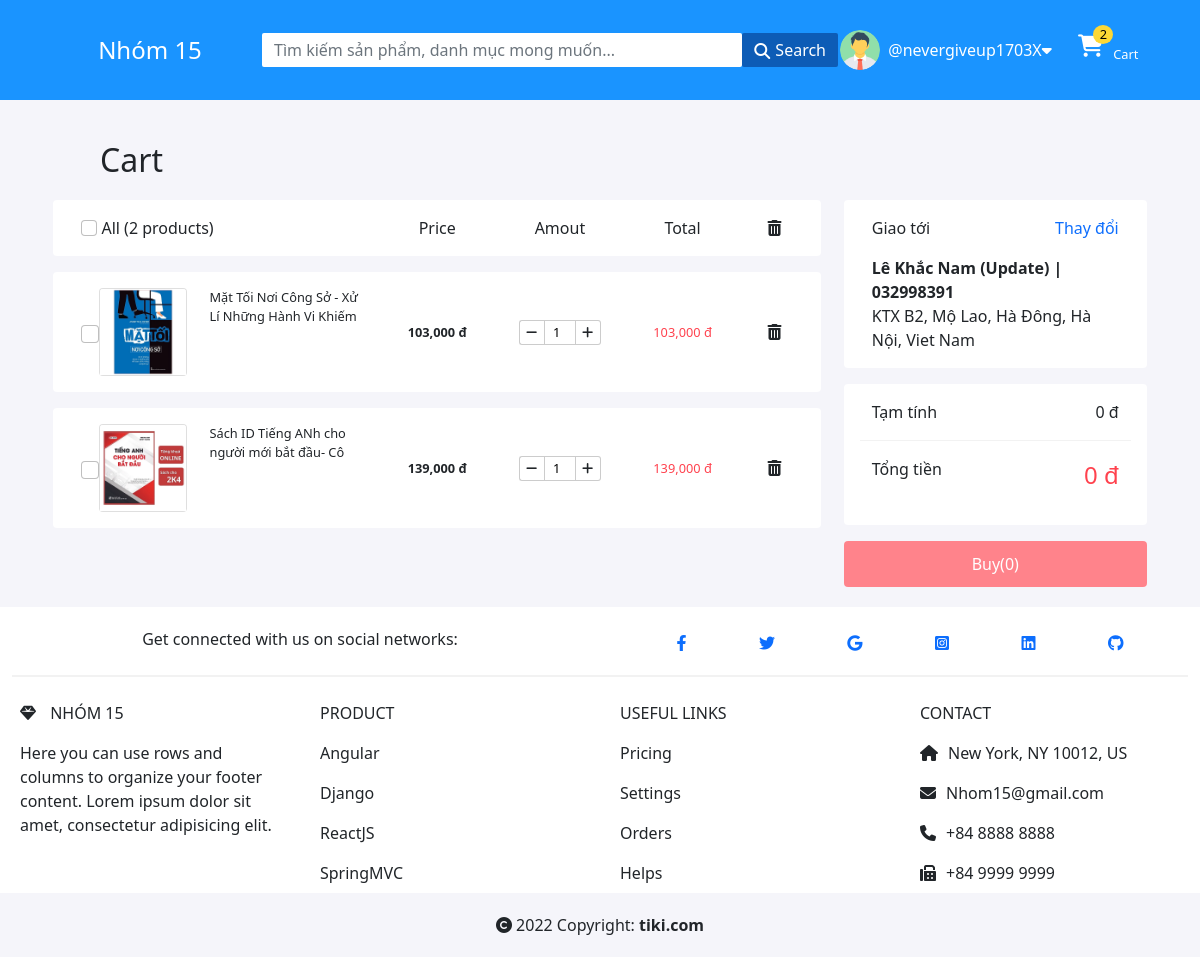
Page /cart/ (signed in) on the committed database.
### base/models.py (models this page shows, shortened)
class User(AbstractUser):
    functionality_of_user = models.ForeignKey(Function, on_delete=models.CASCADE, null=True, blank=True)
    name = models.CharField(max_length=200, null=True, blank=True)
    email = models.EmailField(unique=True, null=True)
    bio = models.TextField(null=True, blank=True)
    avatar = models.ImageField(null=True, default="avatar.png")
    full_name = models.TextField(max_length=100, null=True, blank=True)
    phone_number = models.CharField(max_length=20, null=True, blank=True)
    USERNAME_FIELD = 'email'
    REQUIRED_FIELDS = []

class Cart(models.Model):
    user = models.OneToOneField(User, on_delete = models.CASCADE)
    order = models.ManyToManyField(OrderProduct, blank=True)

class OrderProduct(models.Model):
    user = models.ForeignKey(User, on_delete=models.CASCADE)
    product = models.ForeignKey(Product, on_delete=models.CASCADE)
    quantity = models.IntegerField(default=0)
    checked = models.BooleanField(default=False)
    updated = models.DateTimeField(auto_now= True)
    created = models.DateTimeField(auto_now_add=True)
    class Meta:
        ordering = ['-created']
    def total_price(seft):
        return seft.product.price * seft.quantity

class Product(models.Model):
    category = models.ForeignKey(Category, on_delete=models.SET_NULL, null=True, blank=True)
    name = models.CharField(max_length=200)
    image = models.ImageField(null=True, default = "default.png")
    description = models.TextField(null=True, blank= True)
    price = models.IntegerField()
    updated = models.DateTimeField(auto_now= True)
    created = models.DateTimeField(auto_now_add=True)
    class Meta:
        ordering  = ['-updated', '-created']

class Address(models.Model):
    country = models.TextField(max_length=200, null=True)
    province = models.TextField(max_length=200, null=True)
    district = models.TextField(max_length=200, null=True)
    ward = models.TextField(max_length=200, null=True)
    exact_address = models.TextField(max_length=200)
    receiver = models.TextField(max_length=100, null=True)
    phone_number_receiver = models.TextField(max_length=100, null=True)
    boolean =  models.BooleanField(default=False)
    user = models.ForeignKey(User, on_delete=models.CASCADE, null=True)
    class Meta:
        verbose_name = 'Address'

### base/views.py (the view, shortened to what this page needs)
# urls.py: path('cart/', views.cart, name='cart'),
@login_required(login_url='login')
def cart(request):
    cart = get_object_or_404(Cart, user = request.user)
    address = Address.objects.filter(Q(user__id = request.user.id) & Q(boolean =True))
    context = {'cart': cart, 'address' : address}
    return render(request, 'base/cart.html', context)

### base/templates/base/cart.html (shortened to what this page needs)
{% extends 'index.html' %}
{% load static %}
{% block content %}
{% if request.user.functionality_of_user.name == 'Customer' %}
<div class="container-fluid position-cart-page" style="background-color: #f5f5fa;">
<form action="" method="post">
    <div id="cart-form">
        <div class="Cart-title">Cart</div>
        <div class="container d-flex justify-content-around">
            <div class="col-8">
                <div class="row text-center p-3 rounded bg-white mb-3" >
                    <div class="col-5 text-start">
                        <input type="checkbox" id="all_checkbox" class="form-check-input" onchange="checkbox_order_cart_for_all()">
                        All ({{cart.order.all.count}} products)
                    </div>
                    <div class="col-2">Price</div>
                    <div class="col-2">Amout</div>
                    <div class="col-2">Total</div>
                    <div class="col-1"><i class="fa-solid fa-trash-can"></i></div>
                </div>
                {% for order in cart.order.all %}
                <div class="row rounded bg-white text-center mb-3 p-3">
                    <div class="col-5 d-flex">
                        <div class="d-flex align-items-center">
                            <input type="checkbox" name="checkbox_products[]" value="{{order.id}}" class="form-check-input p-2" onchange="check_order_cart()">
                        </div>
                        <a href="{% url 'order-product' order.product.category.id order.product.id %}" class="d-flex text-dark">
                            <div class="col-5 text-start">
                                <div class="card image-product-cart">
                                    <img class="card-img-top" src="{{order.product.image.url}}" alt="">
                                </div>
                            </div>
                            <div class="col-7 name-product-cart text-start">
                                {{order.product.name}}
                            </div>
                        </a>
                    </div>
                    <div class="col-2 price-product-cart d-flex align-items-center justify-content-center" id="price-product-cart-{{order.id}}">
                        {{order.product.price}} đ
                    </div>
                    <div class="col-2 d-flex justify-content-center d-flex align-items-center justify-content-center">
                        <span class="quantity-cart-decrement" id="{{order.id}}" onclick="decrement(this.id)"><i class="fa-solid fa-minus minus-custom-quantity"></i></span>
                        <input type="text" value="{{order.quantity}}" id="quantity-product-cart-{{order.id}}" class="quantity-product-cart" inputmode="numeric" name="quantity-product-cart-{{order.id}}" onchange="Change_value_quantity()">
                        <span class="quantity-cart-increase" id="{{order.id}}" onclick="increase(this.id)"><i class="fa-solid fa-plus plus-custom-quatity"></i></span>
                    </div>
                    <div class="col-2 total-price-cart d-flex align-items-center justify-content-center" id="total-price-cart-{{order.id}}">
                        {{order.total_price}} đ
                    </div>
                    <div class="col-1 d-flex align-items-center justify-content-center"><a href="{% url 'delete-order' order.id %}" id="delete-{{order.id}}" class="text-dark"onclick="if (confirm('Are you want to remove this order from your cart?')){return true;}else{event.stopPropagation(); event.preventDefault();};" ><i class="fa-solid fa-trash-can"></i></a></div>
                </div>
                {% endfor %}
            </div>
            <div class="col-3">
                <div class="row p-3 rounded bg-white mb-3">
                    <div class="d-flex justify-content-between mb-3">
                        {% if address %}
                        <div>Giao tới</div>
                        <div id="address-change"><a href="{% url 'choose-address-delivery' %}">Thay đổi</a></div>
                        {% else %}
                        <strong><a href="{% url 'choose-address-delivery' %}">Add address for delivery</strong></a>
                        {% endif %}
                    </div>
                    {% for address in address %}
                    <div>
                        <div>
                            <strong>
                            {{address.receiver}} | {{address.phone_number_receiver}}
                            </strong>
                        </div>
                        <div>
                            {{address.exact_address}}, {{address.ward}}, {{address.district}}, {{address.province}}, {{address.country}}
                        </div>
                    </div>
                    {% endfor %}
                </div>
                <div class="row p-3 rounded bg-white mb-3">
                    <div class="d-flex justify-content-between mb-3" >
                        <div>Tạm tính</div>
                        <div id="temp_total_price">0 đ</div>
                    </div>
                    <hr style="height: 1px; color: #ccc;">
                    <div class="d-flex justify-content-between mb-3">
                        <div>Tổng tiền</div>
                        <div class="total-price" id="total_price_official">0 đ</div>
                    </div>
                </div>
                <div class="row bg-white rounded">
                    <input type="button" name="buy" id="buy" value="Buy(0)" class="btn btn-buy">
                </div>
            </div>
        </div>
    </div>
</form>
</div>
{% else %}
<div class="col-12 d-flex justify-content-center text-danger" style="margin-top: 8rem;">
    <h3>You are use employee account or admin account, you should use customer account to order</h3>
</div>
{% endif %}
{% endblock %}

### templates/navbar.html (shortened to what this page needs)
{% load static %}
<div class="navbar-position">
    <div class="container-fluid navbar-fixed fixed-top">
        <div class="row d-flex align-items-center justify-content-center h-100">
            <div class="col-2 text-center">
                <a href="{% url 'home' %}" class="nav-link text-white"><span style="font-size: 1.5rem;">Nhóm 15</span></a>
            </div>
            <div class="form-outline form-white col-6 text-center">
                <form class="d-flex search" action="" method="GET">
                    <input class="form-control " style="color: #78788e; border-radius: 2px; border: none;padding: 5px 12px; max-height: 40px;" type="text" placeholder="Tìm kiếm sản phẩm, danh mục mong muốn..." aria-label="Search" name="q" >
                    <button class="" style=" background-color: rgb(13 92 182); color: #ffffff; max-height: 40px; border: none; border-radius: 2px; padding: 5px 12px; display: inline-flex;" type="submit"><i class="fa-solid fa-magnifying-glass" style="margin-right: 5px; margin-top: 0.3rem;"></i> Search</button>
                </form>
            </div>
            <div class="col-2 text-white d-flex justify-content-center align-items-center">
                {% if request.user.is_authenticated %}
                <div class="">
                    <img src="{{request.user.avatar.url}}" alt="" srcset="" class="rounded-circle" style="width: 5vh; margin-right: 3%;">
                </div>
                <div class="d-flex p-2 account" id="account">
                    <div>@{{request.user.username}}</div>
                    <div><i class="fa-solid fa-caret-down"></i></div>
                    <div class="padding-toogle"></div>
                </div>
                {% else %}
                <a href="{% url 'login' %}" style="text-decoration: none;" class="text-white"><i class="fa-solid fa-user-large" style="margin-right: 1rem;"></i>Login</a>
                {% endif %}
            </div>
            {%  if request.user.functionality_of_user.name == 'Customer' %}
            <div class="col-1">
                <a href="{% url 'cart' %}" class="nav-link text-white d-flex">
                    <div>
                        <div class="Cart-icon"><i class="fa-solid fa-cart-shopping cart-navbar-icon"></i>
                            <div class="announce">{{cart.order.all.count}}</div>
                        </div>
                    </div>
                    <span class="cart-navbar">Cart</span>
                </a>
            </div>
            {% endif %}
        </div>
    </div>
</div>

### static/style/style.css (style rules this page uses)
* { margin: 0; padding: 0; box-sizing: border-box; font-size: 1rem; }
a { text-decoration: none !important; cursor: pointer; }
html { background-color: #f5f5fa; }
.navbar-position { margin-bottom: 5.5rem; }
.navbar-fixed { background-color: #1a94ff; height: 100px; }
input { padding-left: 0.5rem; }
.Cart-title { margin-left: 5.5rem; padding-top: 3rem; font-size: 2rem; margin-bottom: 1rem; }
.Cart-icon { position: relative; }
.announce { background-color: rgb(253 216 53); border-radius: 50%; position: absolute; right: -0.8em; top: -0.8em; padding: 0 .4rem; font-size: 0.8rem; color: #000000; }
.cart-navbar-icon { font-size: 1.4em; }
.cart-navbar { font-size: 0.8em; margin-top: 10px; margin-left: 10px; }
.image-product-cart { width: 80%; }
.name-product-cart { font-size: 0.8em; text-overflow: ellipsis; overflow: hidden; height: 2.5rem; }
.price-product-cart { font-size: 0.8em; font-weight: bold; }
.quantity-product-cart { height: 25px; width: 32px; font-size: 0.8em; border: 1px solid #ccc; background-color: #ffffff; }
.quantity-cart-decrement, .quantity-cart-increase { height: 25px; width: 25px; border: 1px solid #ccc; position: relative; cursor: pointer; }
.quantity-cart-decrement { border-right: none; border-top-left-radius: 3px; border-bottom-left-radius: 3px; }
.quantity-cart-increase { border-left: none; border-top-right-radius: 3px; border-bottom-right-radius: 3px; }
.minus-custom-quantity { position: absolute; top: 6px; left: 6px; font-size: 0.8em; }
.plus-custom-quatity { position: absolute; top: 6px; left: 6px; font-size: 0.8em; }
.total-price-cart { color:#ff424e; font-size: 0.8em; font-weight: 500; }
.btn-buy { padding: 10px 0; color: white; background-color: #ff424e; }
.total-price { color: #ff424e; font-size: 1.5em; }
.account { position: relative; cursor: pointer; padding-bottom: 2rem; }
.padding-toogle { position: absolute; width: 9rem; height: 2rem; top: 1rem; }
.position-cart-page, .position-background-payment { position: relative; }

### rows in the picture
User: user.avatar (picture), user.username "nevergiveup1703X"
Cart: order.all.count "2"
OrderProduct: product.image (picture), product.name "Mặt Tối Nơi Công Sở - Xử Lí Những Hành Vi Khiếm…", product.price "103,000", quantity "1", total_price "103,000"
OrderProduct: product.image (picture), product.name "Sách ID Tiếng ANh cho người mới bắt đầu- Cô…", product.price "139,000", quantity "1", total_price "139,000"
Address: receiver "Lê Khắc Nam (Update)", phone_number_receiver "032998391", exact_address "KTX B2", ward "Mộ Lao", district "Hà Đông", province "Hà Nội", country "Viet Nam"
